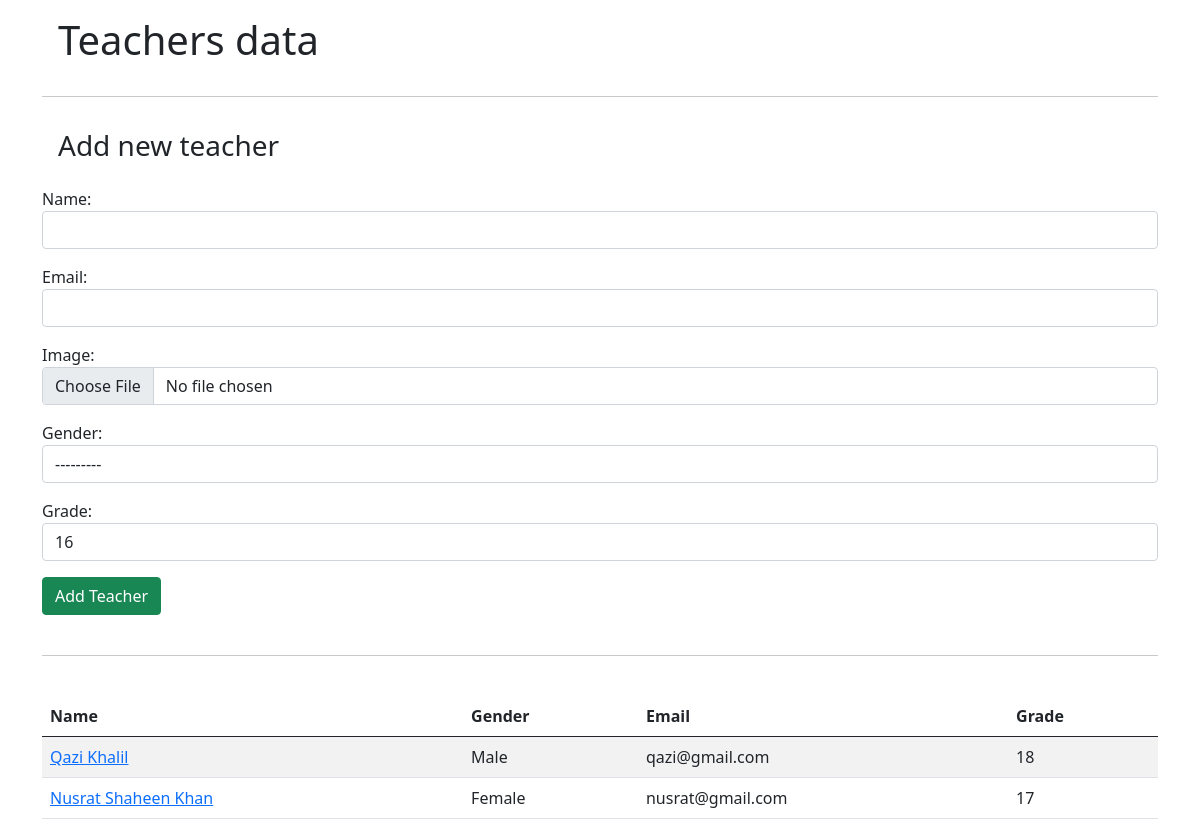
The page /teachers/list/ on the database its author committed.
### teachers/models.py (models this page shows, shortened)
class Teacher(models.Model):
    GENDER_CHOICES = (('Male', 'Male'), ('Female', 'Female'))
    name = models.CharField(max_length=100, null=True, blank=True)
    image = models.ImageField(null=True, blank=True)
    email = models.EmailField(null=True, blank=True)
    grade = models.IntegerField(default=16, null=True, blank=True)
    gender = models.CharField(max_length=10, choices=GENDER_CHOICES)

### teachers/views.py (the view, shortened to what this page needs)
# urls.py: path('list/', views.teachers_list_view, name='teachers_list'),
def teachers_list_view(request):
    teachers = Teacher.objects.all()
    form = TeacherCreationForm()
    return render(request, 'teachers/list.html', {'teachers_list': teachers, 'form': form})

### teachers/forms.py
class TeacherCreationForm(forms.ModelForm):
    def __init__(self, *args, **kwargs):
        super(TeacherCreationForm, self).__init__(*args, **kwargs)
        for field_name in self.fields.keys():
            self.fields[field_name].widget.attrs.update({'class':'form-control'})
    class Meta:
        model = Teacher
        fields = ['name', 'email', 'image', 'gender', 'grade']

### teachers/templates/teachers/list.html (shortened to what this page needs)
{% extends "teachers_base.html" %}
{% block content %}
    <h1 class="p-3">Teachers data</h1>
    <hr>
    <h3 class="p-3">Add new teacher</h3>
    <form action="." method="POST" id="teacher-creation-form" enctype="multipart/form-data">
        {{ form.as_p }}
        <input type="submit" class="btn btn-success" value="Add Teacher">
    </form>
    <br>
    <hr><br>
    <table class="table table-striped" id="teachers-data">
        <thead>
            <th>Name</th>
            <th>Gender</th>
            <th>Email</th>
            <th>Grade</th>
        </thead>
        <tbody>
            {% for teacher in teachers_list %}
            <tr>
                <td><a href="{% url 'teachers:teachers_detail' teacher.id %}">{{ teacher.name }}</a></td>
                <td>{{ teacher.gender }}</td>
                <td>{{ teacher.email }}</td>
                <td>{{ teacher.grade }}</td>
            </tr>
            {% endfor %}
        </tbody>
    </table>
{% endblock content %}

### rows shown on the page
Teacher: name "Qazi Khalil", gender "Male", email "qazi@gmail.com", grade "18"
Teacher: name "Nusrat Shaheen Khan", gender "Female", email "nusrat@gmail.com", grade "17"
